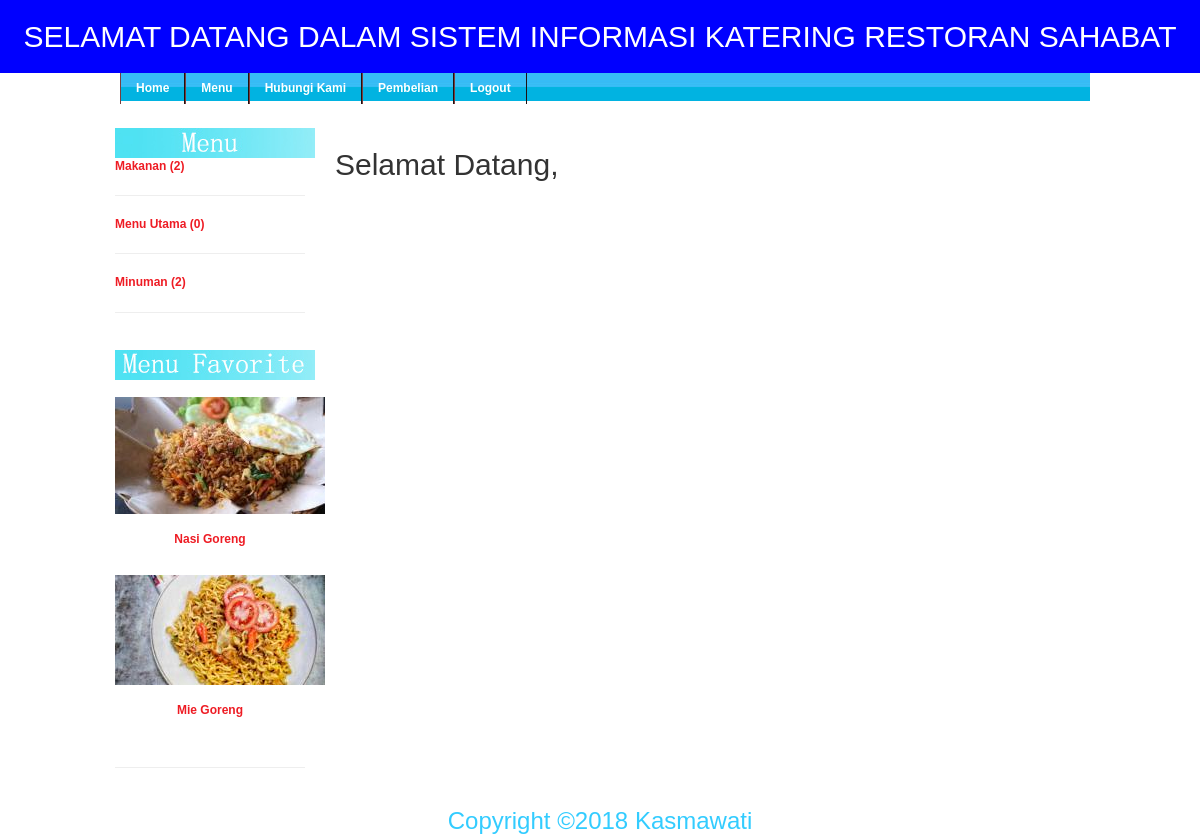
The app's page /user/index.php with its own data.
### tables this page shows
CREATE TABLE `kategori` (
  `id_kategori` int(5) NOT NULL,
  `nama_kategori` varchar(100) NOT NULL,
  `kategori_seo` varchar(100) NOT NULL
);

CREATE TABLE `produk` (
  `id_produk` varchar(10) NOT NULL,
  `id_kategori` int(5) NOT NULL,
  `nama_produk` varchar(100) NOT NULL,
  `produk_seo` varchar(100) NOT NULL,
  `deskripsi` text NOT NULL,
  `harga_p` int(20) NOT NULL,
  `stok` int(5) NOT NULL,
  `berat` decimal(5,2) UNSIGNED NOT NULL DEFAULT '0.00',
  `tgl_masuk` date NOT NULL,
  `gambar` varchar(100) NOT NULL,
  `dibeli` int(5) NOT NULL DEFAULT '1'
);

### user/kiri.php (the view)
<?php
include_once '../config/koneksi.php';
$kategori=mysqli_query($koneksi, "select nama_kategori, kategori.id_kategori, kategori_seo,
                       count(produk.id_produk) as jml
                       from kategori left join produk
                       on produk.id_kategori=kategori.id_kategori
                       group by nama_kategori");
while($k=mysqli_fetch_array($kategori)){
  echo "<span class=kategori>
          <a href=kategori-$k[id_kategori].html> $k[nama_kategori] ($k[jml])</a>
        </span><hr />";
}
echo "<br />";
echo "<img src=../images/bar3.jpg /><br /><br />";
$best=mysqli_query($koneksi, "SELECT * FROM produk ORDER BY dibeli DESC LIMIT 2");
while($a=mysqli_fetch_array($best)){
		echo "<p align=center><img src='../foto_produk/small_$a[gambar]' border=0><br /><br /><a href=produk-$a[id_produk].html><b>$a[nama_produk]</b></a></p><br />";
}
echo "<hr />";
?>

### user/style.css (style rules this page uses)
body { font-family: Arial, Helvetica, sans-serif; font-size: 12px; margin: 0px; background-color: #FFFFFF; }
#wrapper #middlecontent a:link { color: #EE1C24; text-decoration: none; }
.kategori { font-family: Arial; font-weight: bold; margin: 10px 0 10px 0; }

### records on screen
kategori: nama_kategori "Makanan", k "2"
kategori: nama_kategori "Menu Utama", k "0"
kategori: nama_kategori "Minuman", k "2"
produk: gambar (picture), nama_produk "Nasi Goreng"
produk: gambar (picture), nama_produk "Mie Goreng"
